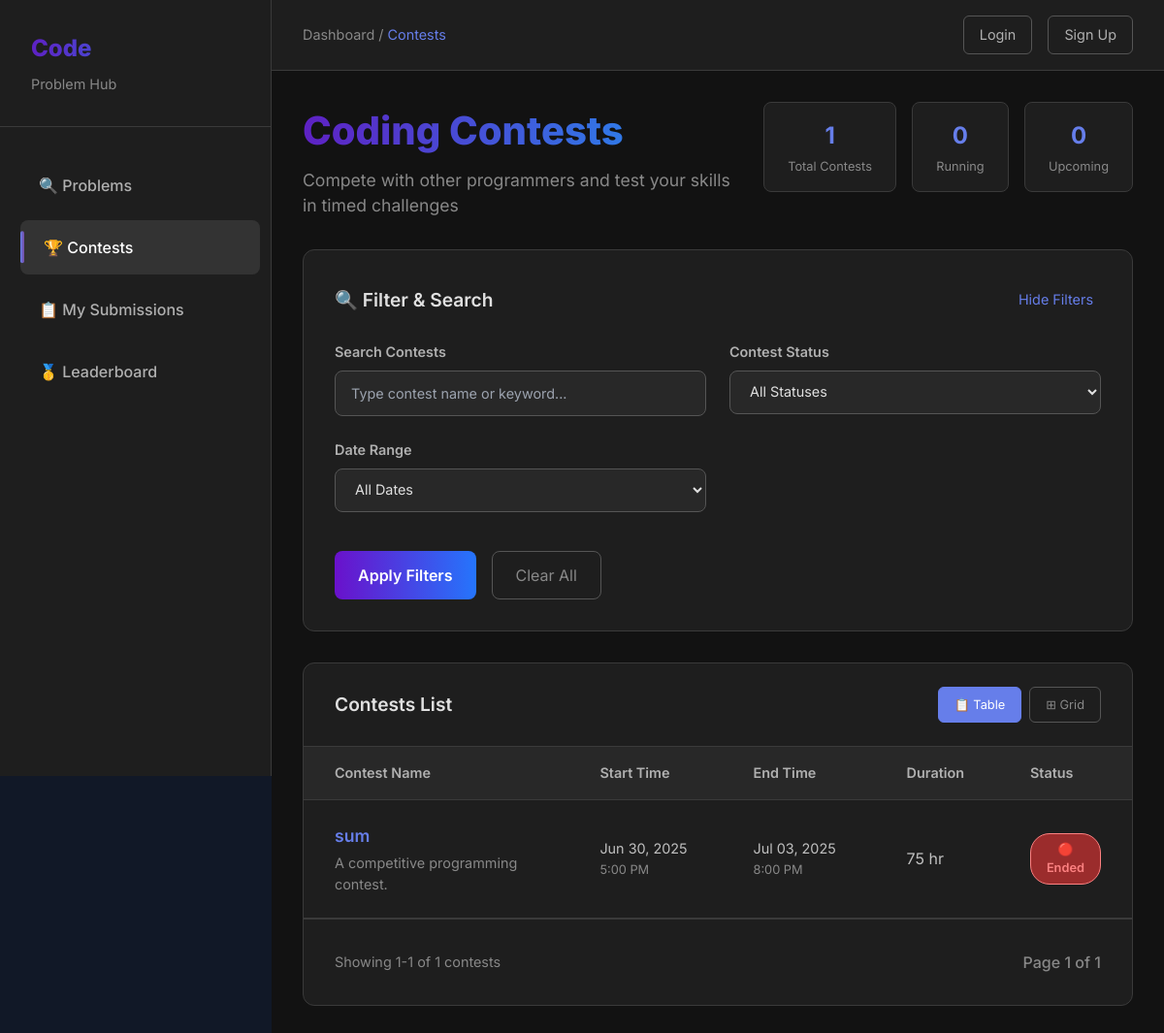
The app's page /problems/contests/, older data.
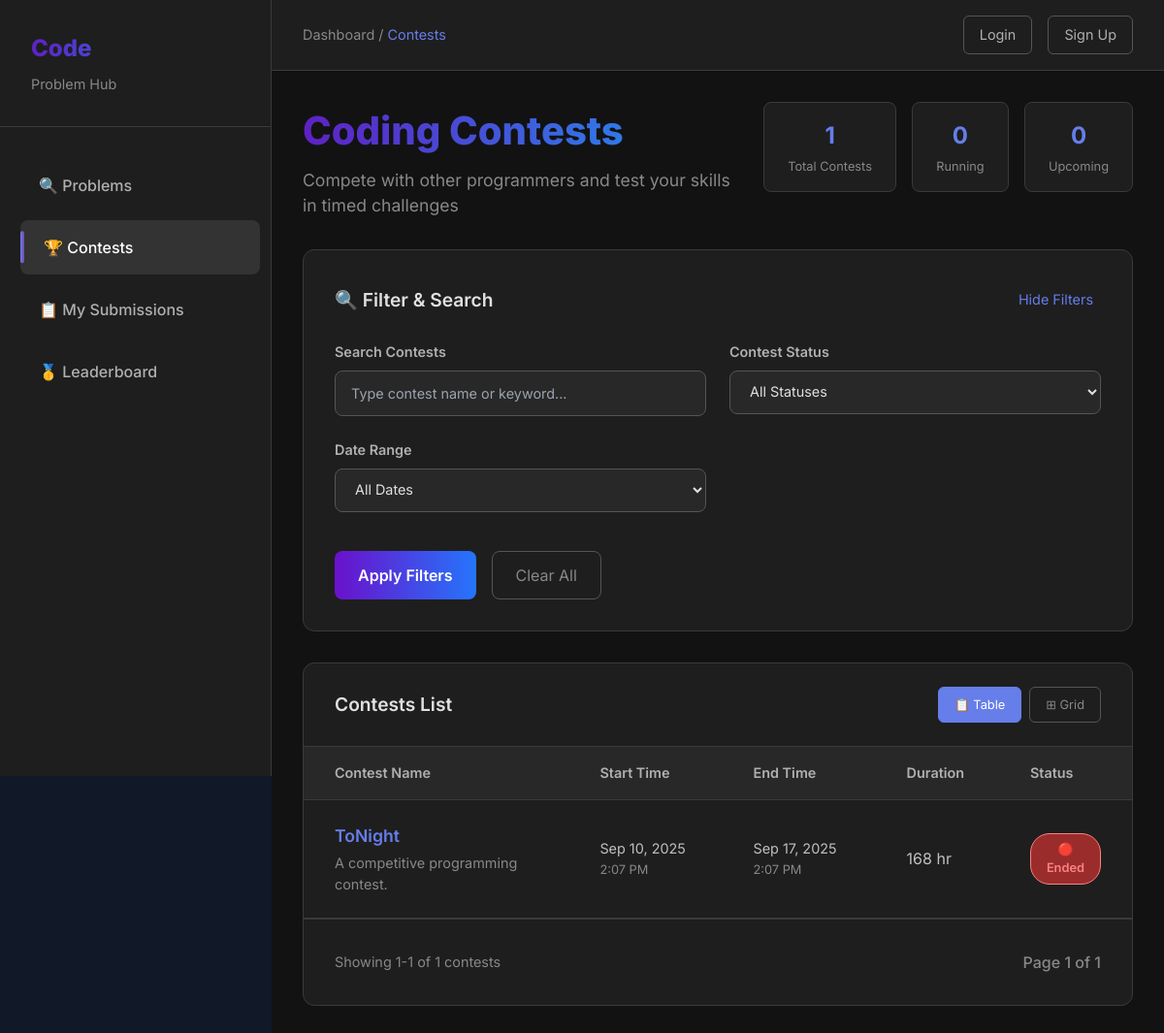
The same page, newer data.
### problems/models.py (models this page shows, shortened)
class Contest(models.Model):
    name = models.CharField(max_length=200)
    start_time = models.DateTimeField()
    end_time = models.DateTimeField()
    problems = models.ManyToManyField('Problem', related_name='contests_problems')

### problems/views.py (the view)
# urls.py: path('contests/', views.contest_list, name='contest_list'),
def contest_list(request):
    now = timezone.now()
    contests = Contest.objects.all().order_by('-start_time')
    for contest in contests:
        duration = contest.end_time - contest.start_time
        contest.duration_hours = int(round(duration.total_seconds() // 3600, 2))  # in hours
    context = {
        'contests': contests,
        'now': now,
    }
    return render(request, 'problems/contest_list.html', context)

### templates/problems/contest_list.html (shortened to what the changed rows need)
<!DOCTYPE html>
<html lang="en">
<head>
    <script src="https://cdn.tailwindcss.com"></script>
</head>
<body class="bg-gray-900 text-gray-100">
    <div class="main-container">
        <div style="flex: 1;">
            <main class="content-area">
                <div class="content-header">
                    <div class="page-title-section">
                        <h1 class="page-title">Coding Contests</h1>
                    </div>
                </div>
                <div class="filter-panel">
                    <div class="filter-header">
                        <h2 class="filter-title">🔍 Filter & Search</h2>
                    </div>
                </div>
                <div class="contests-container">
                    <div class="contests-header">
                        <h2 class="contests-title">Contests List</h2>
                    </div>
                    <div class="contests-table-container" id="tableView">
                        <table class="contests-table">
                            <thead>
                                <tr>
                                    <th style="width: 35%;">Contest Name</th>
                                    <th style="width: 20%;">Start Time</th>
                                    <th style="width: 20%;">End Time</th>
                                    <th style="width: 15%;">Duration</th>
                                    <th style="width: 10%;">Status</th>
                                </tr>
                            </thead>
                            <tbody id="contestTableBody">
                                {% for contest in contests %}
                                <tr onclick="window.location.href='{% url 'contest_detail' contest.id %}';" style="cursor: pointer;">
                                    <td>
                                        <div class="contest-title-cell">{{ contest.name }}</div>
                                        <div style="color: #888; font-size: 0.9rem; margin-top: 0.25rem;">
                                            {{ contest.description|default:"A competitive programming contest." }}
                                        </div>
                                    </td>
                                    <td class="datetime-cell">
                                        {{ contest.start_time|date:"M d, Y" }}<br>
                                        <span style="color: #888; font-size: 0.8rem;">{{ contest.start_time|time:"g:i A" }}</span>
                                    </td>
                                    <td class="datetime-cell">
                                        {{ contest.end_time|date:"M d, Y" }}<br>
                                        <span style="color: #888; font-size: 0.8rem;">{{ contest.end_time|time:"g:i A" }}</span>
                                    </td>
                                    <td style="color: #c0c0c0;">
                                        {% if contest.duration_hours %}
                                            {{ contest.duration_hours }} hr
                                        {% else %}
                                            2 hours
                                        {% endif %}
                                    </td>
                                    <td class="status-cell" style="text-align: center;">
                                        {% if contest.start_time > now %}
                                            <span class="status-badge status-upcoming">🔵 Upcoming</span>
                                        {% elif contest.end_time < now %}
                                            <span class="status-badge status-ended">🔴 Ended</span>
                                        {% else %}
                                            <span class="status-badge status-running">🟢 Running</span>
                                        {% endif %}
                                    </td>
                                </tr>
                                {% endfor %}
                            </tbody>
                        </table>
                    </div>
                </div>
            </main>
        </div>
    </div>
</html>

Row changes from the older to the newer data that the page shows:
removed Contest: name "sum", description "A competitive programming contest.", start_time "Jun 30, 2025", start_time "5:00 PM", end_time "Jul 03, 2025", end_time "8:00 PM", duration_hours "75", shows "🔴 Ended"
added Contest: name "ToNight", description "A competitive programming contest.", start_time "Sep 10, 2025", start_time "2:07 PM", end_time "Sep 17, 2025", end_time "2:07 PM", duration_hours "168", shows "🔴 Ended"
